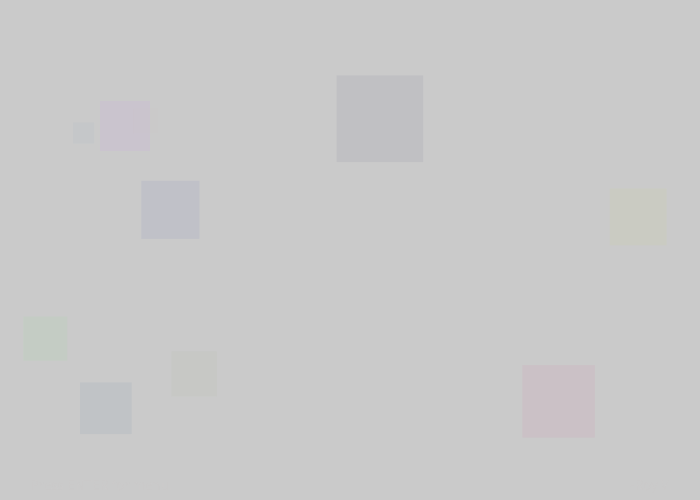
Frame 1 (no input)
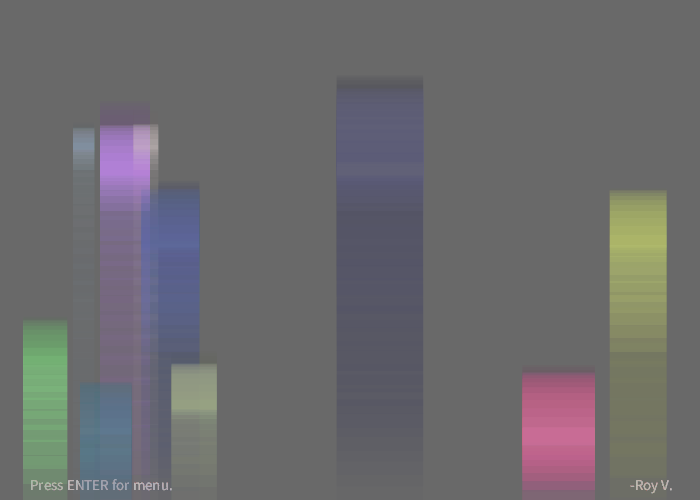
Frame 60 (the mouse pressed at the canvas centre just before this capture)
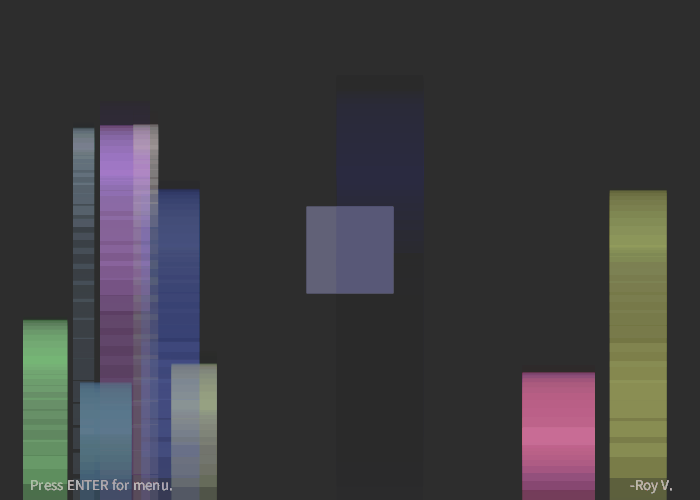
Frame 120 (the mouse held since frame 60 and released just before this capture)

The Processing sketch that drew these frames (run headless with seeded random() and noise(); from frame 60 on, the mouse is pressed at the canvas centre):

// Processing sketch: processing_39364
// ── processing_39364.pde

/*
-Infinite Square-
 By Roy V.
 */
float gravity = 1;
float force = -1;
boolean magicstart = false;
boolean showtext=false;
int strokeR = 0;
int strokeG = 255;
int strokeR2 = 0;
int strokeG2 = 255;
Squares a, b, c, d, e, f, g, h, i, j;

void setup() {
  size(700, 500);
  smooth();
  noStroke();

  a = new Squares();
  a.x = 100;
  a.y = 100;
  a.size1 = 50;
  a.cr =random(100, 255);
  a.cg =random(100, 255);
  a.cb =random(100, 255);
  a.r=a.size1/2;

  b = new Squares();
  b.x = random(10, 690);
  b.y = random(50, 400);
  b.size1 = random(20, 100);
  b.cr =random(100, 255);
  b.cg =random(100, 255);
  b.cb =random(100, 255);
  b.r=b.size1/2;

  c = new Squares();
  c.x = random(10, 690);
  c.y = random(50, 400);
  c.size1 = random(20, 100);
  c.cr =random(100, 255);
  c.cg =random(100, 255);
  c.cb =random(100, 255);
  c.r=c.size1/2;

  d = new Squares();
  d.x = random(10, 690);
  d.y = random(50, 400);
  d.size1 = random(20, 100);
  d.cr =random(100, 255);
  d.cg =random(100, 255);
  d.cb =random(100, 255);
  d.r=d.size1/2;

  e = new Squares();
  e.x = random(10, 690);
  e.y = random(50, 400);
  e.size1 = random(20, 100);
  e.cr =random(100, 255);
  e.cg =random(100, 255);
  e.cb =random(100, 255);
  e.r=e.size1/2;

  f = new Squares();
  f.x = random(10, 690);
  f.y = random(50, 400);
  f.size1 = random(20, 100);
  f.cr =random(100, 255);
  f.cg =random(100, 255);
  f.cb =random(100, 255);
  f.r=f.size1/2;

  g = new Squares();
  g.x = random(10, 690);
  g.y = random(50, 400);
  g.size1 = random(20, 100);
  g.cr =random(100, 255);
  g.cg =random(100, 255);
  g.cb =random(100, 255);
  g.r=g.size1/2;

  h = new Squares();
  h.x = random(10, 690);
  h.y = random(50, 400);
  h.size1 = random(20, 100);
  h.cr =random(100, 255);
  h.cg =random(100, 255);
  h.cb =random(100, 255);
  h.r=h.size1/2;

  i = new Squares();
  i.x = random(10, 690);
  i.y = random(50, 400);
  i.size1 = random(20, 100);
  i.cr =random(100, 255);
  i.cg =random(100, 255);
  i.cb =random(100, 255);
  i.r=i.size1/2;

  j = new Squares();
  j.x = random(10, 690);
  j.y = random(50, 400);
  j.size1 = random(20, 100);
  j.cr =random(100, 255);
  j.cg =random(100, 255);
  j.cb =random(100, 255);
  j.r=j.size1/2;
}

void draw() {
  fill(0, 3);
  rect(0, 0, 700, 500);

  a.mouseDown();
  a.show();

  b.mouseDown();
  b.show();

  c.mouseDown();
  c.show();

  d.mouseDown();
  d.show();

  e.mouseDown();
  e.show();

  f.mouseDown();
  f.show();

  g.mouseDown();
  g.show();

  h.mouseDown();
  h.show();

  i.mouseDown();
  i.show();

  j.mouseDown();
  j.show();

  if (showtext) {
    textSize(20);
    fill(255);
    text("Y Axis Force:", 15, 20);
    fill(strokeR, strokeG, 0);
    text(force, 155, 20);
    fill(255);
    textSize(12);
    text("Up Arrow - Increase Force", 15, 35);
    text("Down Arrow - Decrease Force", 15, 47);
    textSize(20);
    fill(255);
    text("Gravity:", 400, 20);
    fill(strokeR2, strokeG2, 0);
    text(gravity, 485, 20);
    fill(255);
    textSize(12);
    text("Right Arrow - Increase Gravity", 400, 35);
    text("Left Arrow - Decrease Gravity", 400, 47);
    textSize(15);
    fill(0, 100, 255);
  }
  textSize(15);
  text("Press ENTER for menu.", 30, 490);
  text("-Roy V.", 630, 490);
}
//
void mDownF() {
  a.mDown=false;
  b.mDown=false;
  c.mDown=false;
  d.mDown=false;
  e.mDown=false;
  f.mDown=false;
  g.mDown=false;
  h.mDown=false;
  i.mDown=false;
  j.mDown=false;
}

void fxrandom() {
  a.fx =random(-15, 15);
  b.fx =random(-15, 15);
  c.fx =random(-15, 15);
  d.fx =random(-15, 15);
  e.fx =random(-15, 15);
  f.fx =random(-15, 15);
  g.fx =random(-15, 15);
  h.fx =random(-15, 15);
  i.fx =random(-15, 15);
  j.fx =random(-15, 15);
}

void resetfy() {
  a.fy=0;
  b.fy=0;
  j.fy=0;
  c.fy=0;
  d.fy=0;
  e.fy=0;
  f.fy=0;
  g.fy=0;
  h.fy=0;
  i.fy=0;
}

void resetfx() {
  a.fx =0;
  b.fx =0;
  c.fx =0;
  d.fx =0;
  e.fx =0;
  f.fx =0;
  g.fx =0;
  h.fx =0;
  i.fx =0;
  j.fx =0;
}

void mouseDragged() {
  if (a.mDown && b.mDown && c.mDown &&
    d.mDown && e.mDown && f.mDown &&
    g.mDown && h.mDown && i.mDown && j.mDown) {
    magicstart = true;
  }
}
//
class Squares {
  float x;
  float y;
  float size1;
  float fx = 0;
  float fy = 0;
  boolean mDown=false;
  float cr;
  float cb;
  float cg;
  float r;

  void mouseDown() {
    if (mDown==true) {          
      y=mouseY-size1/2;
      x=mouseX-size1/2;
    }
    if (mousePressed ==true && 
      abs(mouseX-size1/2-x) < r &&
      abs(mouseY-size1/2-y) < r ) {
      mDown=true;
    } 
    else {
      fy+=gravity;
      x+=fx;
      y+=fy;
      if (x+size1 > 700) {
        x = 700 - size1;
        fx*= force;
      }
      if (x < 0) {
        x=0;
        fx*= force;
      }
      if (y+size1 > 500) {
        y = 500 - size1;
        fy*= force;
      } 
      if (y < 0) {
        y=0;
        fy*= force;
      }
      magicstart=false;
    }
  }

  void show() {
    fill(cr, cg, cb, 25);
    rect(x, y, size1, size1);
  }
}

void keyPressed() {

  if (keyCode==LEFT && gravity>-1 && showtext) {
    gravity-=0.1;
    strokeR2+=30;
    strokeG2-=30;
    resetfy();
  }


  if (keyCode==RIGHT && gravity<1 && showtext) {
    gravity+=0.1;
    strokeR2-=30;
    strokeG2+=30;
    resetfy();
  }


  if (keyCode==DOWN && force<0&& showtext) {
    force+=0.1;
    strokeR+=30;
    strokeG-=30;
  }
  if (keyCode==DOWN && force==-1&& showtext) {
    resetfy();
  }

  if (keyCode==UP && force>-1.1&& showtext) {
    force-=0.1;
    strokeR-=30;
    strokeG+=30;
  }
  if (keyCode==UP && force==-1&& showtext) {
    resetfy();
  }
  if (keyCode==ENTER && showtext==false) {
    showtext=true;
  } 
  else if (keyCode==ENTER && showtext ==true) {
    showtext=false;
  }
}

void mouseReleased() {
  mDownF();
  if (magicstart) {
    fxrandom();
  }
  if (magicstart==false) {
    resetfx();
  }
}
